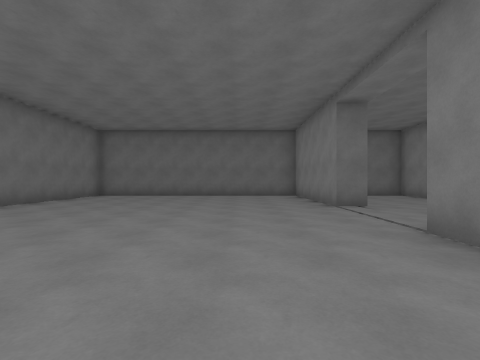
View 1 (above)

24 first-person views from a walk through a scene from a Unity 3-D project. The camera is 1.3 m above the floor, looks level and sees 85° across. The floor is counted in squares, 2 m on a side. Each view is taken from the middle of a square. On the plan, view 1 faces up. The plan holds only what a view shows up to about 9 squares ahead; the rest is blank. The player character is not drawn.

View 2
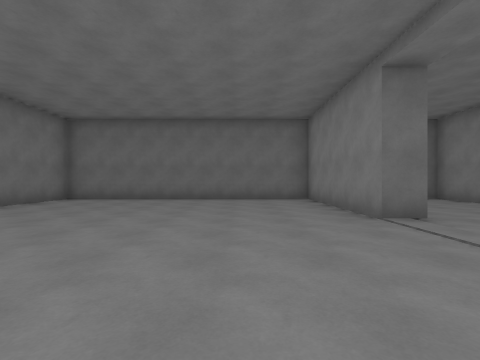

View 3
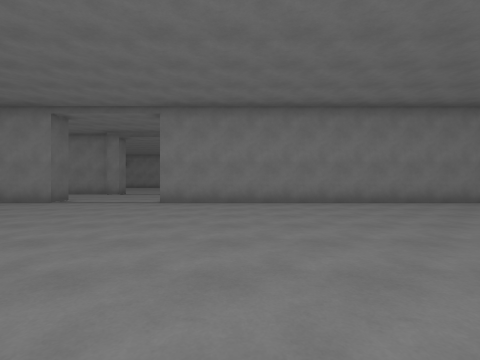

View 4
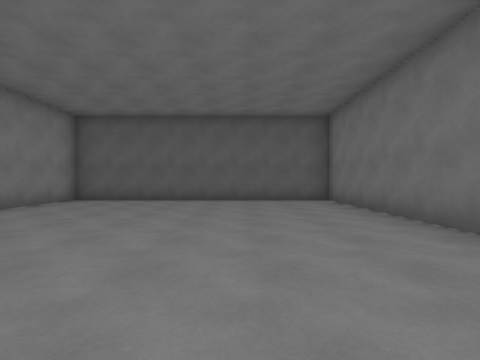

View 5
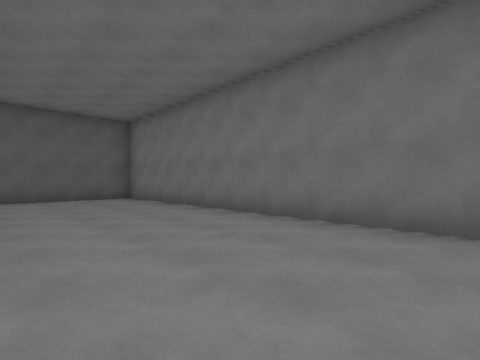

View 6
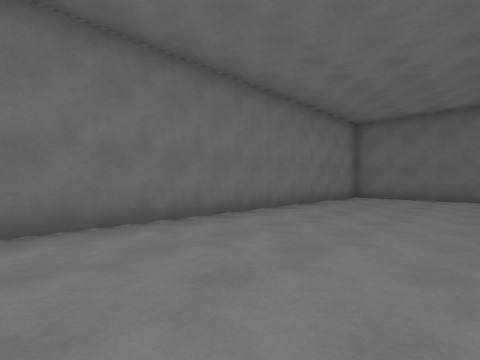

View 7
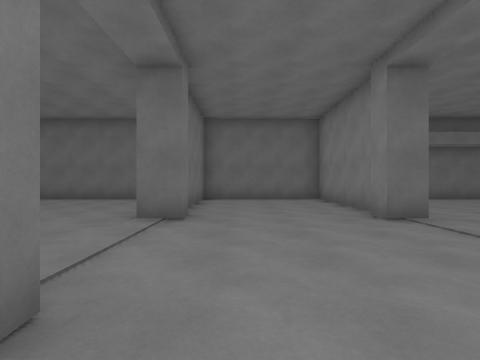

View 8
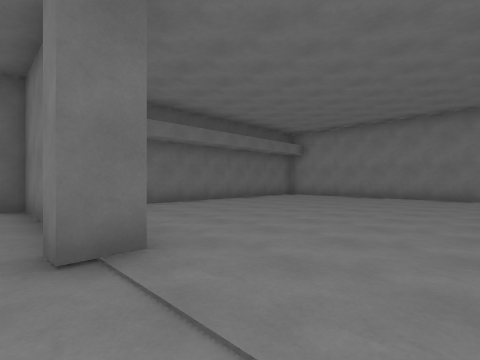

View 9
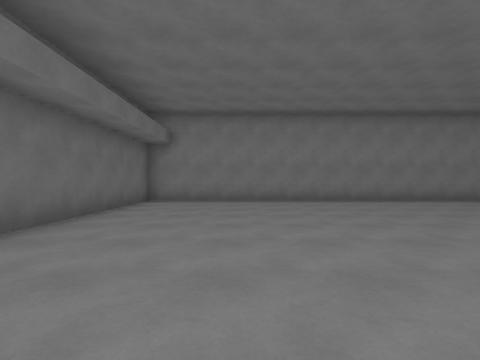

View 10
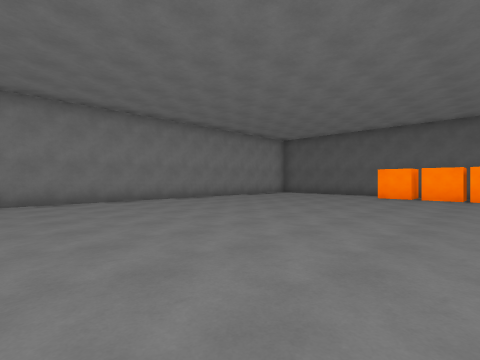

View 11
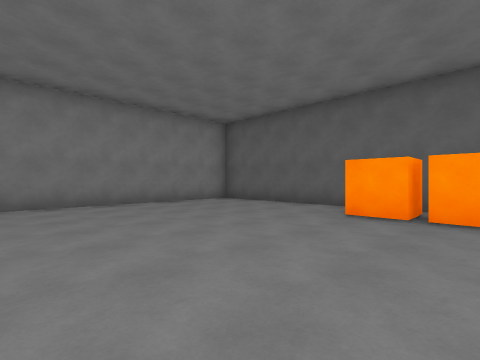

View 12
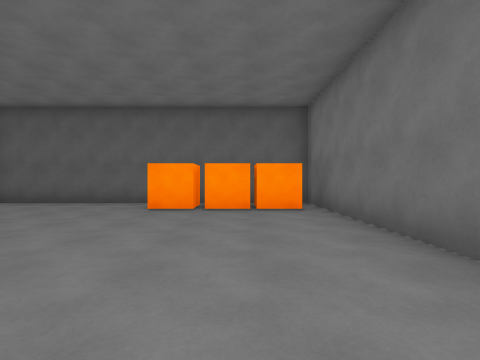

View 13
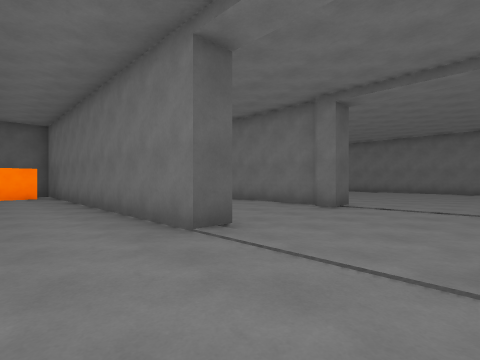

View 14
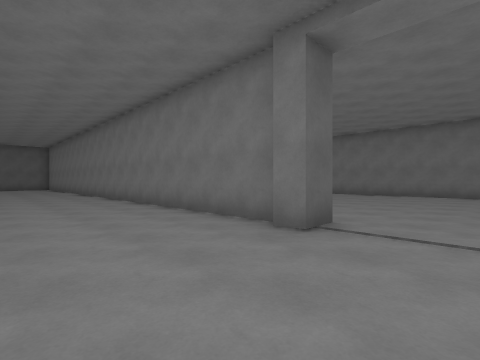

View 15
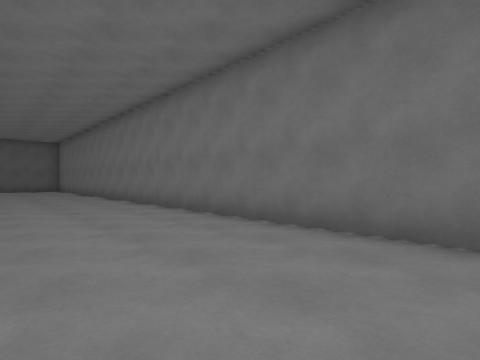

View 16
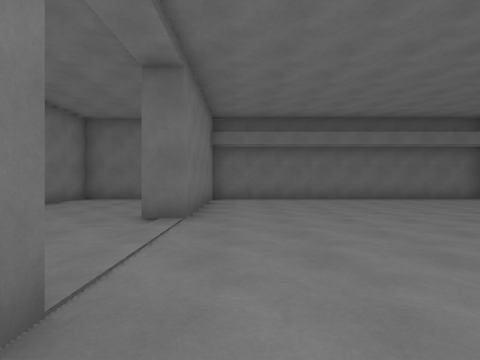

View 17
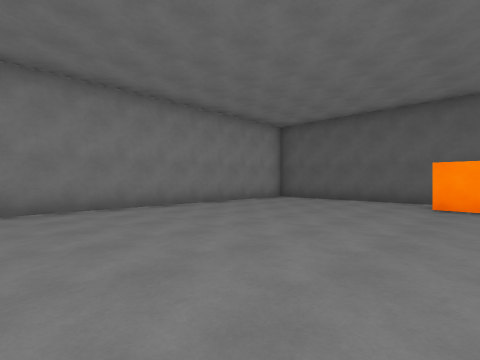

View 18
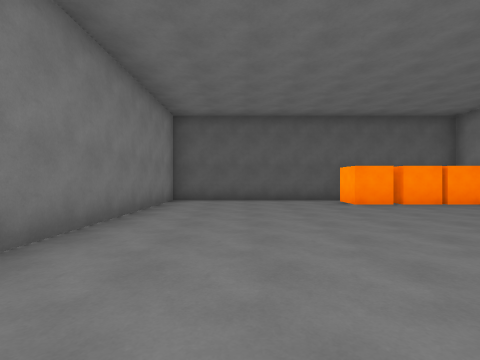

View 19
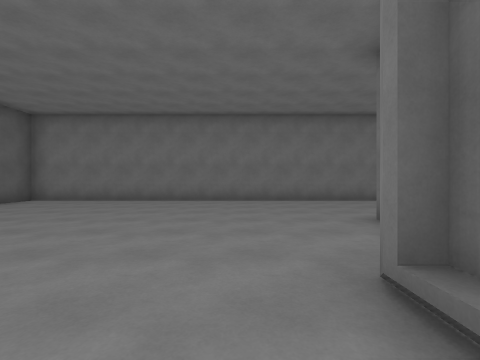

View 20
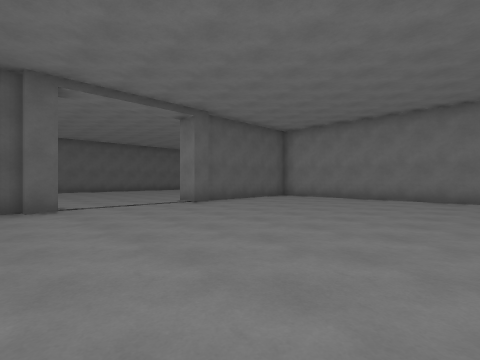

View 21
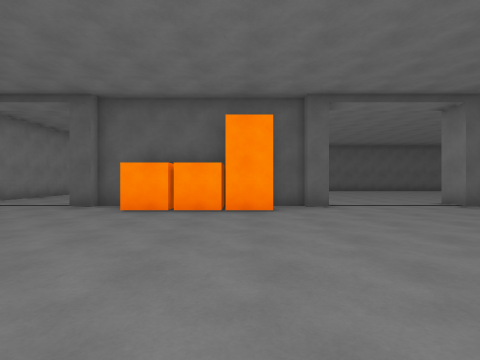

View 22
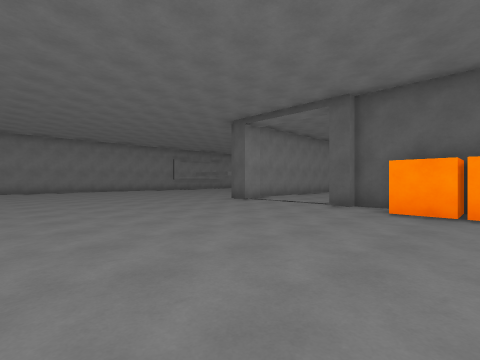

View 23
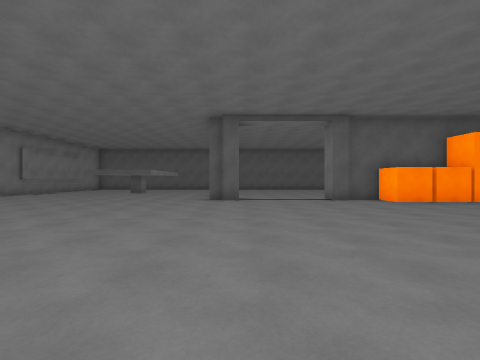

View 24
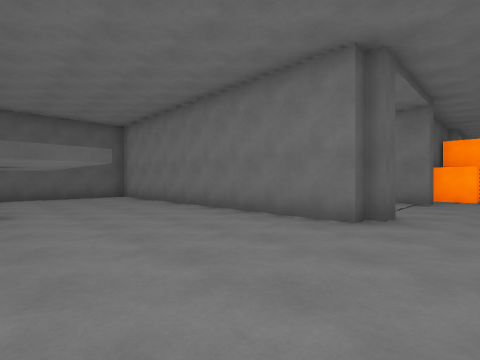

### Floor plan
Key: @ floor where view 1 was taken; # wall or solid block; . floor; C cube.
Columns run from 6 left of view 1 to 27 right of it. Each row starts with its distance up from view 1.
 11 ########################
 10 #........#...#.........#
  9 #........#...#.........#
  8 #........#...#.........#
  7 #........#...#.........#
  6 #......................#
  5 #......................#
  4 #......................#
  3 #........#...#.........#
  2 #........#...#.........#
  1 #........#...#.........#
  0 #.....@..#...#.........#
 -1 #........#...#.........#
 -2 #........#...#.........#
 -3 #........#...#.........#
 -4 #........#...#.........#
 -5 #........#...#CCCC.....#
 -6 ##########...#CCC....###
 -7 #        #......######    .
 -8          #......#        ...
 -9          #....................
-10          #......................
-11          #......................
-12          #......................
-13          #.......................
-14          #.......................
-15          #.........CCC............
-16          #####...#######...#......
-17              ....       ...#....
-18              ....        ..#....
-19                ..          #....
-20                            #...
-21                            #....
-22                            #....
-23                            #....
-24                             ...
-25                              ###

Positions as (right, up) in squares from view 1, and headings:
1: (0, 0), facing up
2: (0, 2), facing up
3: (-5, 1), facing right
4: (-3, 2), facing down
5: (-2, 3), facing down-left
6: (-2, 1), facing up-left
7: (4, 2), facing up
8: (6, 4), facing up-right
9: (8, 8), facing right
10: (8, 5), facing down-right
11: (9, 0), facing down-right
12: (9, 1), facing down
13: (9, 6), facing down-left
14: (6, 5), facing down-left
15: (6, 2), facing down-left
16: (8, 2), facing up
17: (10, 2), facing down-right
18: (14, 2), facing down
19: (11, -9), facing left
20: (12, -9), facing down-left
21: (13, -9), facing down
22: (14, -9), facing down-right
23: (20, -7), facing down
24: (25, -14), facing down-left
